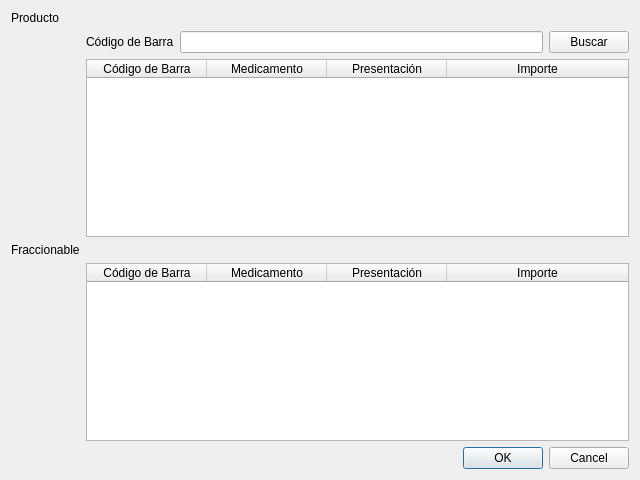
<?xml version="1.0" encoding="UTF-8"?>
<ui version="4.0">
 <class>vtnFraccionarProducto</class>
 <widget class="QWidget" name="vtnFraccionarProducto">
  <property name="geometry">
   <rect>
    <x>0</x>
    <y>0</y>
    <width>640</width>
    <height>480</height>
   </rect>
  </property>
  <property name="windowTitle">
   <string>Fraccionar Producto</string>
  </property>
  <layout class="QVBoxLayout" name="verticalLayout">
   <item>
    <layout class="QGridLayout" name="gridLayout">
     <item row="0" column="0">
      <widget class="QLabel" name="label">
       <property name="text">
        <string>Producto</string>
       </property>
      </widget>
     </item>
     <item row="1" column="1">
      <widget class="QLabel" name="label_2">
       <property name="text">
        <string>Código de Barra</string>
       </property>
      </widget>
     </item>
     <item row="3" column="0">
      <widget class="QLabel" name="label_3">
       <property name="text">
        <string>Fraccionable</string>
       </property>
      </widget>
     </item>
     <item row="1" column="2">
      <widget class="QLineEdit" name="lineEdit"/>
     </item>
     <item row="1" column="3">
      <widget class="QPushButton" name="pushButton">
       <property name="focusPolicy">
        <enum>Qt::TabFocus</enum>
       </property>
       <property name="text">
        <string>Buscar</string>
       </property>
      </widget>
     </item>
     <item row="5" column="2" colspan="2">
      <widget class="QDialogButtonBox" name="buttonBox">
       <property name="standardButtons">
        <set>QDialogButtonBox::Cancel|QDialogButtonBox::Ok</set>
       </property>
      </widget>
     </item>
     <item row="4" column="1" colspan="3">
      <widget class="QTableWidget" name="tableWidget_2">
       <attribute name="horizontalHeaderDefaultSectionSize">
        <number>120</number>
       </attribute>
       <attribute name="horizontalHeaderStretchLastSection">
        <bool>true</bool>
       </attribute>
       <column>
        <property name="text">
         <string>Código de Barra</string>
        </property>
       </column>
       <column>
        <property name="text">
         <string>Medicamento</string>
        </property>
       </column>
       <column>
        <property name="text">
         <string>Presentación</string>
        </property>
       </column>
       <column>
        <property name="text">
         <string>Importe</string>
        </property>
       </column>
      </widget>
     </item>
     <item row="2" column="1" colspan="3">
      <widget class="QTableWidget" name="tableWidget">
       <attribute name="horizontalHeaderDefaultSectionSize">
        <number>120</number>
       </attribute>
       <attribute name="horizontalHeaderStretchLastSection">
        <bool>true</bool>
       </attribute>
       <column>
        <property name="text">
         <string>Código de Barra</string>
        </property>
       </column>
       <column>
        <property name="text">
         <string>Medicamento</string>
        </property>
       </column>
       <column>
        <property name="text">
         <string>Presentación</string>
        </property>
       </column>
       <column>
        <property name="text">
         <string>Importe</string>
        </property>
       </column>
      </widget>
     </item>
    </layout>
   </item>
  </layout>
 </widget>
 <tabstops>
  <tabstop>lineEdit</tabstop>
  <tabstop>pushButton</tabstop>
  <tabstop>tableWidget</tabstop>
  <tabstop>tableWidget_2</tabstop>
  <tabstop>buttonBox</tabstop>
 </tabstops>
 <resources/>
 <connections/>
</ui>
